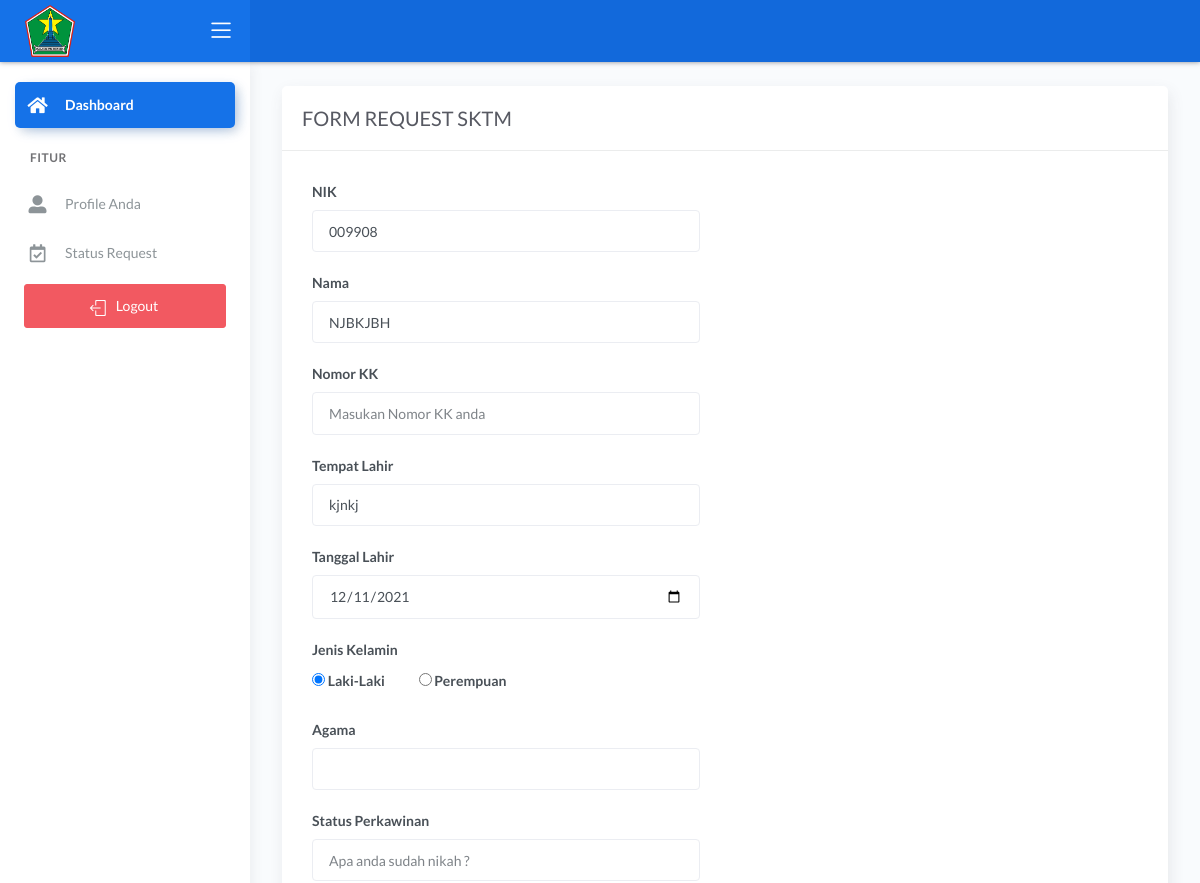
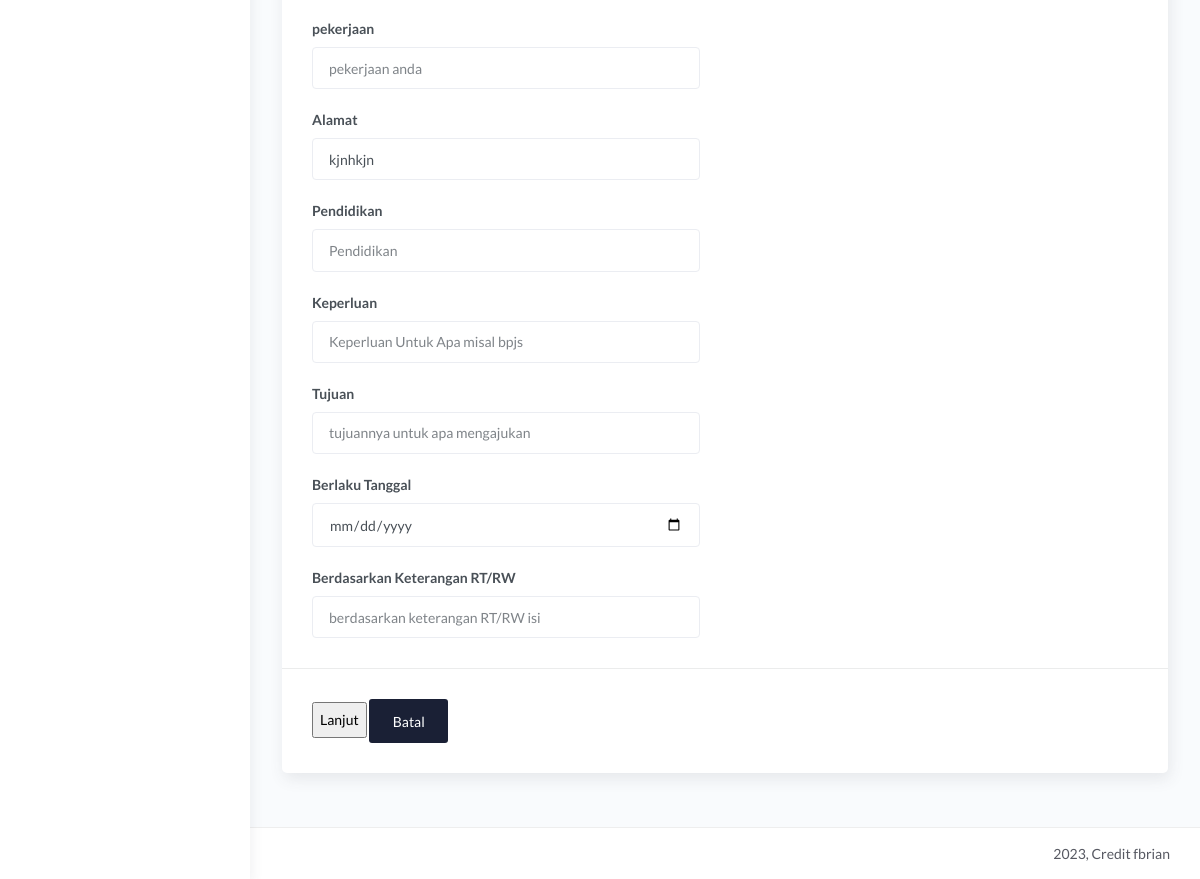
/demo1/main.php?halaman=request_sktm (signed in), run on the app's committed database (2 pictures, top to bottom).
### tables this page shows
CREATE TABLE `data_user` (
  `nik` varchar(16) NOT NULL,
  `password` varchar(225) NOT NULL,
  `hak_akses` varchar(225) NOT NULL,
  `nama` varchar(30) NOT NULL,
  `tanggal_lahir` date NOT NULL,
  `tempat_lahir` varchar(30) NOT NULL,
  `jekel` varchar(20) NOT NULL,
  `agama` varchar(20) NOT NULL,
  `alamat` text NOT NULL,
  `telepon` varchar(13) NOT NULL,
  `status_warga` varchar(30) NOT NULL,
  `status_perkawinan` varchar(25) NOT NULL
);

### demo1/request_sktm.php (the view, shortened to what this page needs)
<?php include '../konek.php'; ?>
<link href="css/sweetalert.css" rel="stylesheet" type="text/css">
<?php
$tampil_nik = "SELECT * FROM data_user WHERE nik=$_SESSION[nik]";
$query = mysqli_query($konek, $tampil_nik);
$data = mysqli_fetch_array($query, MYSQLI_BOTH);
$nik = $data['nik'];
$nama = $data['nama'];
$tempat = $data['tempat_lahir'];
$tgl = $data['tanggal_lahir'];
$jk = $data['jekel'];
$agama1 = $data['agama'];
$alamat1 = $data['alamat'];
?>
<div class="page-inner">
	<div class="row">
		<div class="col-md-12">
			<form method="POST" enctype="multipart/form-data">
				<div class="card">
					<div class="card-header">
						<div class="card-title">FORM REQUEST SKTM</div>
					</div>
					<div class="card-body">
						<div class="row">
							<div class="col-md-6 col-lg-6">
								<div class="form-group">
									<label>NIK</label>
									<input type="number" name="nik" class="form-control" value="<?= $nik; ?>">
								</div>
								<div class="form-group">
									<label>Nama</label>
									<input type="text" name="nama" class="form-control" value="<?= $nama; ?>">
								</div>
								<div class="form-group">
									<label>Nomor KK</label>
									<input type="number" name="nomorkk" class="form-control" placeholder="Masukan Nomor KK anda">
								</div>
								<div class="form-group">
									<label>Tempat Lahir</label>
									<input type="text" name="tempatlahir" class="form-control" value="<?= $tempat; ?>">
								</div>
								<div class="form-group">
									<label>Tanggal Lahir</label>
									<input type="date" name="tanggallahir" class="form-control" value="<?= $tgl; ?>">
								</div>
								<div class="form-group">
									<label class="mb-2">Jenis Kelamin</label>
									<br>
									<label class="form-radio-label">
										<input class="form-radio-input" type="radio" name="jk" value="Laki-Laki" <?= ($jk == 'Laki-Laki') ? 'checked' : '' ?>>
										<span class="form-radio-sign">Laki-Laki</span>
									</label>
									<label class="form-radio-label ml-3">
										<input class="form-radio-input" type="radio" name="jk" value="Perempuan" <?= ($jk == 'Perempuan') ? 'checked' : '' ?>>
										<span class="form-radio-sign">Perempuan</span>
									</label>
								</div>
								<div class="form-group">
									<label>Agama</label>
									<input type="text" name="agama" class="form-control" value="<?= $agama1; ?>">
								</div>
								<div class="form-group">
									<label>Status Perkawinan</label>
									<input type="text" name="statusperkawinan" class="form-control" placeholder="Apa anda sudah nikah ? ">
								</div>
								<div class="form-group">
									<label>pekerjaan</label>
									<input type="text" name="pekerjaan" class="form-control" placeholder="pekerjaan anda ">
								</div>
								<div class="form-group">
									<label>Alamat </label>
									<input type="text" name="alamat" class="form-control" value="<?= $alamat1; ?>">
								</div>
								<div class="form-group">
									<label>Pendidikan</label>
									<input type="text" name="pendidikan" class="form-control" placeholder="Pendidikan">
								</div>
								<div class="form-group">
									<label>Keperluan </label>
									<input type="text" name="keperluan" class="form-control" placeholder="Keperluan Untuk Apa misal bpjs">
								</div>
								<div class="form-group">
									<label>Tujuan </label>
									<input type="text" name="tujuan" class="form-control" placeholder="tujuannya untuk apa mengajukan">
								</div>
								<div class="form-group">
									<label>Berlaku Tanggal</label>
									<input type="date" name="berlakutanggal" class="form-control">
								</div>
								<div class="form-group">
									<label>Berdasarkan Keterangan RT/RW</label>
									<input type="text" name="keteranganrt_rw" class="form-control" placeholder="berdasarkan keterangan RT/RW isi">
								</div>
							</div>
						</div>
					</div>
					<div class="card-action">
						<input type="submit" name="submit" value="Lanjut">
						<a href="?halaman=beranda" class="btn btn-default">Batal</a>
					</div>
				</div>
		</div>
	</div>
</div>

### data on the page
data_user: nik "009908", nama "NJBKJBH", tempatlahir "kjnkj", tanggallahir "12/11/2021", jekel "☑ Laki-Laki", jekel "☐ Perempuan", alamat "kjnhkjn"
